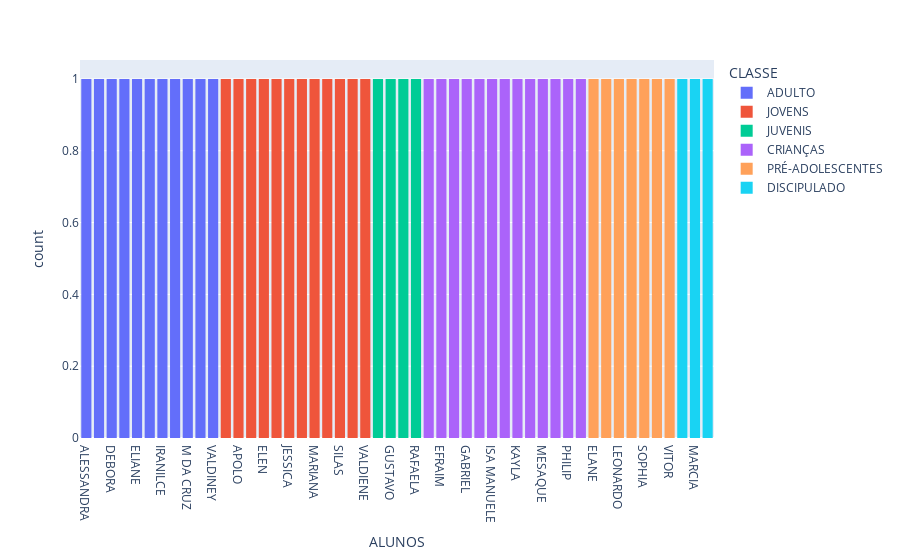
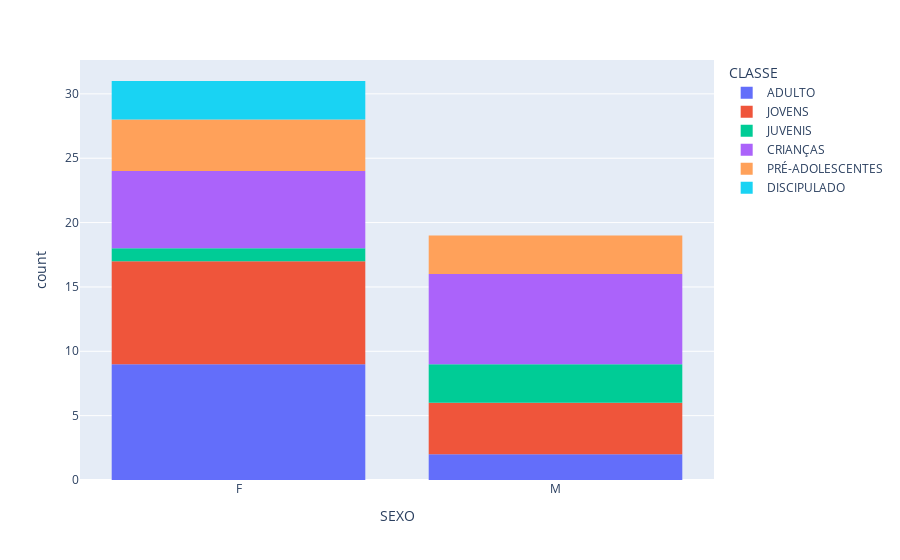
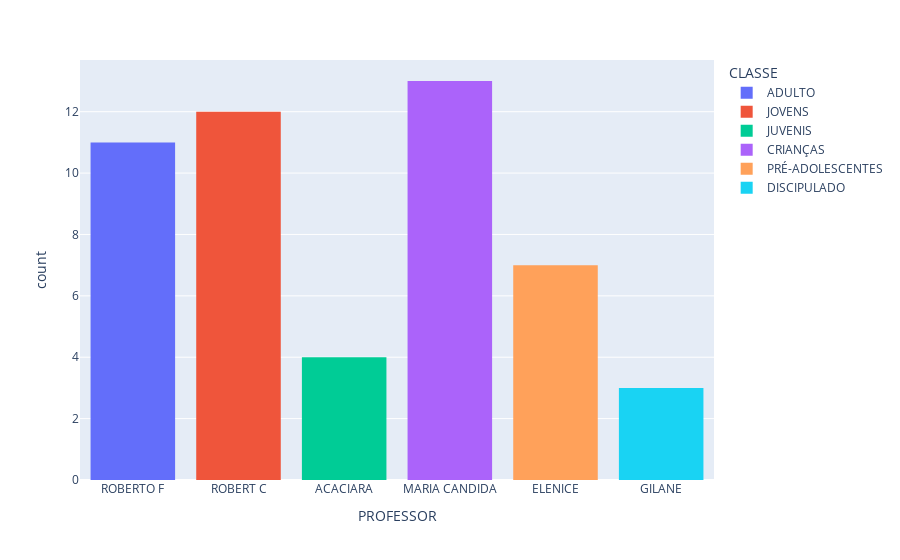
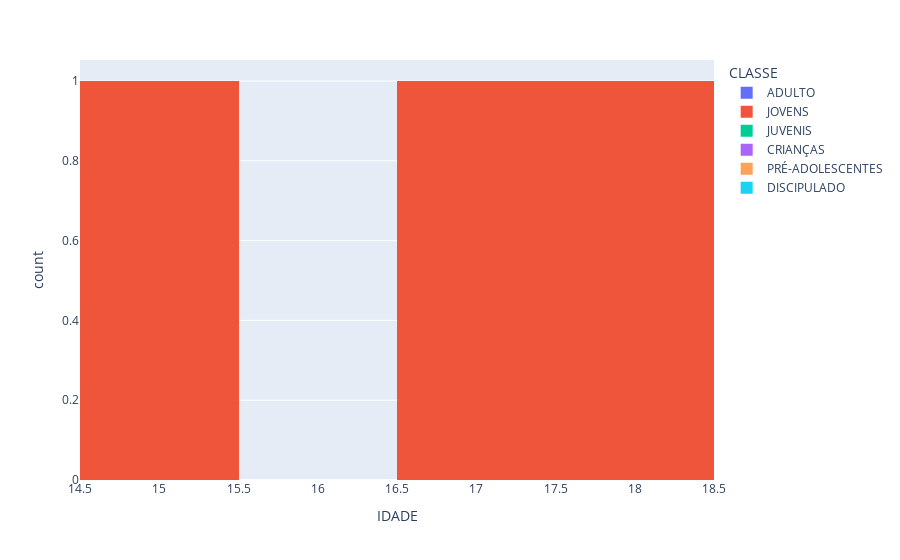

The code cell stored with these charts, in order, in its notebook:
### Code cell
#Graficos
import plotly.express as px
for coluna in tabelaAlunos.columns:
    grafico = px.histogram(tabelaAlunos, x=coluna, color="CLASSE")
    grafico.show()

### Figure 1 — Plotly figure (JSON) as saved in the notebook; plotly's stock layout.template omitted (floating-point values rounded to 4 significant figures)
{"data": [{"alignmentgroup": "True", "bingroup": "x", "hovertemplate": "CLASSE=ADULTO<br>ALUNOS=%{x}<br>count=%{y}<extra></extra>", "legendgroup": "ADULTO", "marker": {"color": "#636efa", "pattern": {"shape": ""}}, "name": "ADULTO", "offsetgroup": "ADULTO", "orientation": "v", "showlegend": true, "type": "histogram", "x": ["ALESSANDRA", "AROLDO", "DEBORA", "EDILEUZA", "ELIANE", "ELIZANGELA", "IRANILCE", "LEIA", "M DA CRUZ", "MARIA FERREIRA", "VALDINEY"], "xaxis": "x", "yaxis": "y"}, {"alignmentgroup": "True", "bingroup": "x", "hovertemplate": "CLASSE=JOVENS<br>ALUNOS=%{x}<br>count=%{y}<extra></extra>", "legendgroup": "JOVENS", "marker": {"color": "#EF553B", "pattern": {"shape": ""}}, "name": "JOVENS", "offsetgroup": "JOVENS", "orientation": "v", "showlegend": true, "type": "histogram", "x": ["ALICE", "APOLO", "DAVID", "ELEN", "ESTER", "JESSICA", "MARIA CLARA", "MARIANA", "MIGUEL", "SILAS", "THALYA", "VALDIENE"], "xaxis": "x", "yaxis": "y"}, {"alignmentgroup": "True", "bingroup": "x", "hovertemplate": "CLASSE=JUVENIS<br>ALUNOS=%{x}<br>count=%{y}<extra></extra>", "legendgroup": "JUVENIS", "marker": {"color": "#00cc96", "pattern": {"shape": ""}}, "name": "JUVENIS", "offsetgroup": "JUVENIS", "orientation": "v", "showlegend": true, "type": "histogram", "x": ["DAVI ", "GUSTAVO", "MOISES", "RAFAELA"], "xaxis": "x", "yaxis": "y"}, {"alignmentgroup": "True", "bingroup": "x", "hovertemplate": "CLASSE=CRIANÇAS<br>ALUNOS=%{x}<br>count=%{y}<extra></extra>", "legendgroup": "CRIANÇAS", "marker": {"color": "#ab63fa", "pattern": {"shape": ""}}, "name": "CRIANÇAS", "offsetgroup": "CRIANÇAS", "orientation": "v", "showlegend": true, "type": "histogram", "x": ["DIEGO", "EFRAIM", "EMILY", "GABRIEL", "HAYURA", "ISA MANUELE", "KASSIA", "KAYLA", "KEMILY", "MESAQUE", "NEEMIAS", "PHILIP", "RAFAEL "], "xaxis": "x", "yaxis": "y"}, {"alignmentgroup": "True", "bingroup": "x", "hovertemplate": "CLASSE=PRÉ-ADOLESCENTES<br>ALUNOS=%{x}<br>count=%{y}<extra></extra>", "legendgroup": "PRÉ-ADOLESCENTES", "marker": {"color": "#FFA15A", "pattern": {"shape": ""}}, "name": "PRÉ-ADOLESCENTES", "offsetgroup": "PRÉ-ADOLESCENTES", "orientation": "v", "showlegend": true, "type": "histogram", "x": ["ELANE", "JULIA", "LEONARDO", "LORRANE", "SOPHIA", "THIAGO", "VITOR"], "xaxis": "x", "yaxis": "y"}, {"alignmentgroup": "True", "bingroup": "x", "hovertemplate": "CLASSE=DISCIPULADO<br>ALUNOS=%{x}<br>count=%{y}<extra></extra>", "legendgroup": "DISCIPULADO", "marker": {"color": "#19d3f3", "pattern": {"shape": ""}}, "name": "DISCIPULADO", "offsetgroup": "DISCIPULADO", "orientation": "v", "showlegend": true, "type": "histogram", "x": ["FRANÇA", "MARCIA", "ROSA"], "xaxis": "x", "yaxis": "y"}], "layout": {"barmode": "relative", "legend": {"title": {"text": "CLASSE"}, "tracegroupgap": 0}, "margin": {"t": 60}, "xaxis": {"anchor": "y", "domain": [0, 1], "title": {"text": "ALUNOS"}}, "yaxis": {"anchor": "x", "domain": [0, 1], "title": {"text": "count"}}}}

### Figure 2 — Plotly figure (JSON) as saved in the notebook; plotly's stock layout.template omitted (floating-point values rounded to 4 significant figures)
{"data": [{"alignmentgroup": "True", "bingroup": "x", "hovertemplate": "CLASSE=ADULTO<br>SEXO=%{x}<br>count=%{y}<extra></extra>", "legendgroup": "ADULTO", "marker": {"color": "#636efa", "pattern": {"shape": ""}}, "name": "ADULTO", "offsetgroup": "ADULTO", "orientation": "v", "showlegend": true, "type": "histogram", "x": ["F", "M", "F", "F", "F", "F", "F", "F", "F", "F", "M"], "xaxis": "x", "yaxis": "y"}, {"alignmentgroup": "True", "bingroup": "x", "hovertemplate": "CLASSE=JOVENS<br>SEXO=%{x}<br>count=%{y}<extra></extra>", "legendgroup": "JOVENS", "marker": {"color": "#EF553B", "pattern": {"shape": ""}}, "name": "JOVENS", "offsetgroup": "JOVENS", "orientation": "v", "showlegend": true, "type": "histogram", "x": ["F", "M", "M", "F", "F", "F", "F", "F", "M", "M", "F", "F"], "xaxis": "x", "yaxis": "y"}, {"alignmentgroup": "True", "bingroup": "x", "hovertemplate": "CLASSE=JUVENIS<br>SEXO=%{x}<br>count=%{y}<extra></extra>", "legendgroup": "JUVENIS", "marker": {"color": "#00cc96", "pattern": {"shape": ""}}, "name": "JUVENIS", "offsetgroup": "JUVENIS", "orientation": "v", "showlegend": true, "type": "histogram", "x": ["M", "M", "M", "F"], "xaxis": "x", "yaxis": "y"}, {"alignmentgroup": "True", "bingroup": "x", "hovertemplate": "CLASSE=CRIANÇAS<br>SEXO=%{x}<br>count=%{y}<extra></extra>", "legendgroup": "CRIANÇAS", "marker": {"color": "#ab63fa", "pattern": {"shape": ""}}, "name": "CRIANÇAS", "offsetgroup": "CRIANÇAS", "orientation": "v", "showlegend": true, "type": "histogram", "x": ["M", "M", "F", "M", "F", "F", "F", "F", "F", "M", "M", "M", "M"], "xaxis": "x", "yaxis": "y"}, {"alignmentgroup": "True", "bingroup": "x", "hovertemplate": "CLASSE=PRÉ-ADOLESCENTES<br>SEXO=%{x}<br>count=%{y}<extra></extra>", "legendgroup": "PRÉ-ADOLESCENTES", "marker": {"color": "#FFA15A", "pattern": {"shape": ""}}, "name": "PRÉ-ADOLESCENTES", "offsetgroup": "PRÉ-ADOLESCENTES", "orientation": "v", "showlegend": true, "type": "histogram", "x": ["F", "F", "M", "F", "F", "M", "M"], "xaxis": "x", "yaxis": "y"}, {"alignmentgroup": "True", "bingroup": "x", "hovertemplate": "CLASSE=DISCIPULADO<br>SEXO=%{x}<br>count=%{y}<extra></extra>", "legendgroup": "DISCIPULADO", "marker": {"color": "#19d3f3", "pattern": {"shape": ""}}, "name": "DISCIPULADO", "offsetgroup": "DISCIPULADO", "orientation": "v", "showlegend": true, "type": "histogram", "x": ["F", "F", "F"], "xaxis": "x", "yaxis": "y"}], "layout": {"barmode": "relative", "legend": {"title": {"text": "CLASSE"}, "tracegroupgap": 0}, "margin": {"t": 60}, "xaxis": {"anchor": "y", "domain": [0, 1], "title": {"text": "SEXO"}}, "yaxis": {"anchor": "x", "domain": [0, 1], "title": {"text": "count"}}}}

### Figure 3 — Plotly figure (JSON) as saved in the notebook; plotly's stock layout.template omitted (floating-point values rounded to 4 significant figures)
{"data": [{"alignmentgroup": "True", "bingroup": "x", "hovertemplate": "CLASSE=ADULTO<br>PROFESSOR=%{x}<br>count=%{y}<extra></extra>", "legendgroup": "ADULTO", "marker": {"color": "#636efa", "pattern": {"shape": ""}}, "name": "ADULTO", "offsetgroup": "ADULTO", "orientation": "v", "showlegend": true, "type": "histogram", "x": ["ROBERTO F", "ROBERTO F", "ROBERTO F", "ROBERTO F", "ROBERTO F", "ROBERTO F", "ROBERTO F", "ROBERTO F", "ROBERTO F", "ROBERTO F", "ROBERTO F"], "xaxis": "x", "yaxis": "y"}, {"alignmentgroup": "True", "bingroup": "x", "hovertemplate": "CLASSE=JOVENS<br>PROFESSOR=%{x}<br>count=%{y}<extra></extra>", "legendgroup": "JOVENS", "marker": {"color": "#EF553B", "pattern": {"shape": ""}}, "name": "JOVENS", "offsetgroup": "JOVENS", "orientation": "v", "showlegend": true, "type": "histogram", "x": ["ROBERT C", "ROBERT C", "ROBERT C", "ROBERT C", "ROBERT C", "ROBERT C", "ROBERT C", "ROBERT C", "ROBERT C", "ROBERT C", "ROBERT C", "ROBERT C"], "xaxis": "x", "yaxis": "y"}, {"alignmentgroup": "True", "bingroup": "x", "hovertemplate": "CLASSE=JUVENIS<br>PROFESSOR=%{x}<br>count=%{y}<extra></extra>", "legendgroup": "JUVENIS", "marker": {"color": "#00cc96", "pattern": {"shape": ""}}, "name": "JUVENIS", "offsetgroup": "JUVENIS", "orientation": "v", "showlegend": true, "type": "histogram", "x": ["ACACIARA", "ACACIARA", "ACACIARA", "ACACIARA"], "xaxis": "x", "yaxis": "y"}, {"alignmentgroup": "True", "bingroup": "x", "hovertemplate": "CLASSE=CRIANÇAS<br>PROFESSOR=%{x}<br>count=%{y}<extra></extra>", "legendgroup": "CRIANÇAS", "marker": {"color": "#ab63fa", "pattern": {"shape": ""}}, "name": "CRIANÇAS", "offsetgroup": "CRIANÇAS", "orientation": "v", "showlegend": true, "type": "histogram", "x": ["MARIA CANDIDA", "MARIA CANDIDA", "MARIA CANDIDA", "MARIA CANDIDA", "MARIA CANDIDA", "MARIA CANDIDA", "MARIA CANDIDA", "MARIA CANDIDA", "MARIA CANDIDA", "MARIA CANDIDA", "MARIA CANDIDA", "MARIA CANDIDA", "MARIA CANDIDA"], "xaxis": "x", "yaxis": "y"}, {"alignmentgroup": "True", "bingroup": "x", "hovertemplate": "CLASSE=PRÉ-ADOLESCENTES<br>PROFESSOR=%{x}<br>count=%{y}<extra></extra>", "legendgroup": "PRÉ-ADOLESCENTES", "marker": {"color": "#FFA15A", "pattern": {"shape": ""}}, "name": "PRÉ-ADOLESCENTES", "offsetgroup": "PRÉ-ADOLESCENTES", "orientation": "v", "showlegend": true, "type": "histogram", "x": ["ELENICE", "ELENICE", "ELENICE", "ELENICE", "ELENICE", "ELENICE", "ELENICE"], "xaxis": "x", "yaxis": "y"}, {"alignmentgroup": "True", "bingroup": "x", "hovertemplate": "CLASSE=DISCIPULADO<br>PROFESSOR=%{x}<br>count=%{y}<extra></extra>", "legendgroup": "DISCIPULADO", "marker": {"color": "#19d3f3", "pattern": {"shape": ""}}, "name": "DISCIPULADO", "offsetgroup": "DISCIPULADO", "orientation": "v", "showlegend": true, "type": "histogram", "x": ["GILANE", "GILANE", "GILANE"], "xaxis": "x", "yaxis": "y"}], "layout": {"barmode": "relative", "legend": {"title": {"text": "CLASSE"}, "tracegroupgap": 0}, "margin": {"t": 60}, "xaxis": {"anchor": "y", "domain": [0, 1], "title": {"text": "PROFESSOR"}}, "yaxis": {"anchor": "x", "domain": [0, 1], "title": {"text": "count"}}}}

### Figure 4 — Plotly figure (JSON) as saved in the notebook; plotly's stock layout.template omitted (floating-point values rounded to 4 significant figures)
{"data": [{"alignmentgroup": "True", "bingroup": "x", "hovertemplate": "CLASSE=ADULTO<br>IDADE=%{x}<br>count=%{y}<extra></extra>", "legendgroup": "ADULTO", "marker": {"color": "#636efa", "pattern": {"shape": ""}}, "name": "ADULTO", "offsetgroup": "ADULTO", "orientation": "v", "showlegend": true, "type": "histogram", "x": [null, null, null, null, null, null, null, null, null, null, null], "xaxis": "x", "yaxis": "y"}, {"alignmentgroup": "True", "bingroup": "x", "hovertemplate": "CLASSE=JOVENS<br>IDADE=%{x}<br>count=%{y}<extra></extra>", "legendgroup": "JOVENS", "marker": {"color": "#EF553B", "pattern": {"shape": ""}}, "name": "JOVENS", "offsetgroup": "JOVENS", "orientation": "v", "showlegend": true, "type": "histogram", "x": [null, null, null, null, 18, null, null, null, 17, 15, null, null], "xaxis": "x", "yaxis": "y"}, {"alignmentgroup": "True", "bingroup": "x", "hovertemplate": "CLASSE=JUVENIS<br>IDADE=%{x}<br>count=%{y}<extra></extra>", "legendgroup": "JUVENIS", "marker": {"color": "#00cc96", "pattern": {"shape": ""}}, "name": "JUVENIS", "offsetgroup": "JUVENIS", "orientation": "v", "showlegend": true, "type": "histogram", "x": [null, null, null, null], "xaxis": "x", "yaxis": "y"}, {"alignmentgroup": "True", "bingroup": "x", "hovertemplate": "CLASSE=CRIANÇAS<br>IDADE=%{x}<br>count=%{y}<extra></extra>", "legendgroup": "CRIANÇAS", "marker": {"color": "#ab63fa", "pattern": {"shape": ""}}, "name": "CRIANÇAS", "offsetgroup": "CRIANÇAS", "orientation": "v", "showlegend": true, "type": "histogram", "x": [null, null, null, null, null, null, null, null, null, null, null, null, null], "xaxis": "x", "yaxis": "y"}, {"alignmentgroup": "True", "bingroup": "x", "hovertemplate": "CLASSE=PRÉ-ADOLESCENTES<br>IDADE=%{x}<br>count=%{y}<extra></extra>", "legendgroup": "PRÉ-ADOLESCENTES", "marker": {"color": "#FFA15A", "pattern": {"shape": ""}}, "name": "PRÉ-ADOLESCENTES", "offsetgroup": "PRÉ-ADOLESCENTES", "orientation": "v", "showlegend": true, "type": "histogram", "x": [null, null, null, null, null, null, null], "xaxis": "x", "yaxis": "y"}, {"alignmentgroup": "True", "bingroup": "x", "hovertemplate": "CLASSE=DISCIPULADO<br>IDADE=%{x}<br>count=%{y}<extra></extra>", "legendgroup": "DISCIPULADO", "marker": {"color": "#19d3f3", "pattern": {"shape": ""}}, "name": "DISCIPULADO", "offsetgroup": "DISCIPULADO", "orientation": "v", "showlegend": true, "type": "histogram", "x": [null, null, null], "xaxis": "x", "yaxis": "y"}], "layout": {"barmode": "relative", "legend": {"title": {"text": "CLASSE"}, "tracegroupgap": 0}, "margin": {"t": 60}, "xaxis": {"anchor": "y", "domain": [0, 1], "title": {"text": "IDADE"}}, "yaxis": {"anchor": "x", "domain": [0, 1], "title": {"text": "count"}}}}
